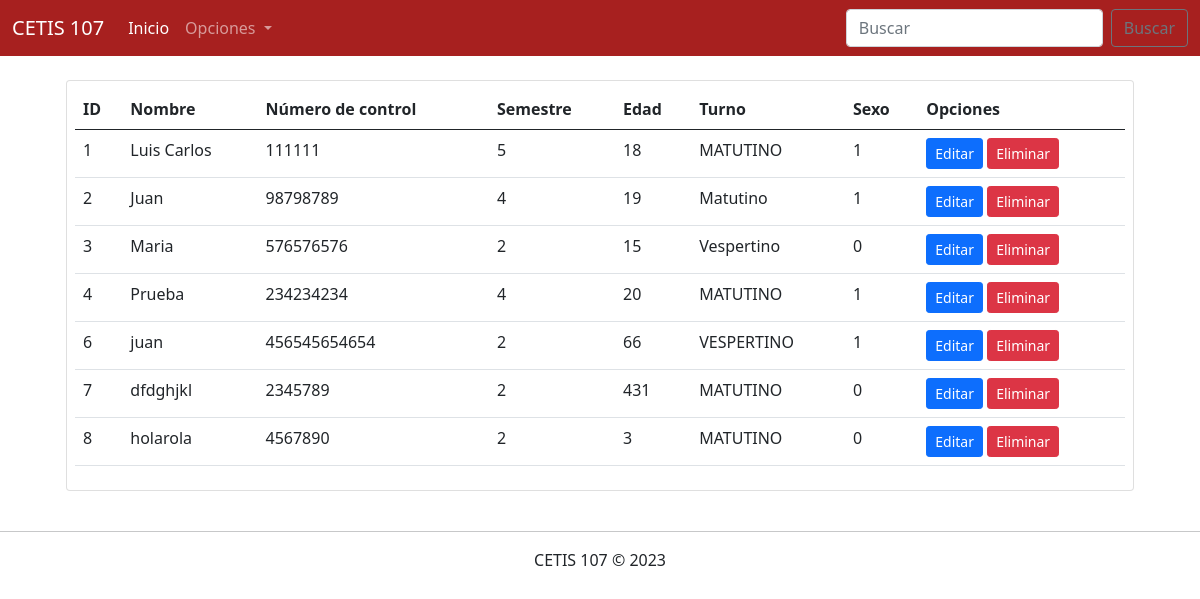
Page /parcial3/consultarAlumnos.php on the committed database.
### tables this page shows
CREATE TABLE `alumnos` (
  `id` bigint(20) UNSIGNED NOT NULL,
  `nombre` varchar(100) NOT NULL,
  `numero_control` varchar(30) NOT NULL,
  `semestre` int(11) NOT NULL,
  `edad` int(11) NOT NULL,
  `turno` varchar(10) NOT NULL,
  `sexo` tinyint(4) NOT NULL
);

### parcial3/consultarAlumnos.php (the view, shortened to what this page needs)
<!DOCTYPE html>
<html lang="en">
<head>
    <link rel="stylesheet" href="css/bootstrap.css">
</head>
<body>
    <?php
        include 'menu.php';
        include 'conexion.php';
        $sql = "SELECT * FROM alumnos";
        $datos = $conexion->query($sql);
    ?>
    <div class="container">
        <div class="row">
            <div class="col-12">
                <?php if($datos->num_rows > 0) { ?>
                <div class="table-responsive card m-4 p-2">
                    <table class="table table-hover">
                        <thead>
                            <tr>
                                <th>ID</th>
                                <th>Nombre</th>
                                <th>Número de control</th>
                                <th>Semestre</th>
                                <th>Edad</th>
                                <th>Turno</th>
                                <th>Sexo</th>
                                <th>Opciones</th>
                            </tr>
                        </thead>
                        <tbody>
                            <?php while($registro = $datos->fetch_assoc()){ ?>
                                <tr>
                                    <td><?php echo $registro["id"]; ?></td>
                                    <td><?php echo $registro["nombre"]; ?></td>
                                    <td><?php echo $registro["numero_control"]; ?></td>
                                    <td><?php echo $registro["semestre"]; ?></td>
                                    <td><?php echo $registro["edad"]; ?></td>
                                    <td><?php echo $registro["turno"]; ?></td>
                                    <td><?php echo $registro["sexo"]; ?></td>
                                    <td>
                                        <a href="editarAlumno.php?id=<?php echo $registro["id"]; ?>"  class="btn btn-sm btn-primary">Editar</a>
                                        <a href="eliminarAlumno.php?id=<?php echo $registro["id"]; ?>" class="btn btn-sm btn-danger">Eliminar</a>
                                    </td>
                                </tr>
                            <?php } ?>
                        </tbody>
                    </table>
                </div>
                <?php } else { ?>
                    <h2 class="m-4">No existe datos de alumnos en la base e datos</h2>
                <?php } ?>
            </div>
        </div>
    </div>
    <footer class="text-center">
        <hr>
        CETIS 107 &copy; 2023
    </footer>
</body>
</html>

### rows in the picture
alumnos: id "1", nombre "Luis Carlos", numero_control "111111", semestre "5", edad "18", turno "MATUTINO", sexo "1"
alumnos: id "2", nombre "Juan", numero_control "98798789", semestre "4", edad "19", turno "Matutino", sexo "1"
alumnos: id "3", nombre "Maria", numero_control "576576576", semestre "2", edad "15", turno "Vespertino", sexo "0"
alumnos: id "4", nombre "Prueba", numero_control "234234234", semestre "4", edad "20", turno "MATUTINO", sexo "1"
alumnos: id "6", nombre "juan", numero_control "456545654654", semestre "2", edad "66", turno "VESPERTINO", sexo "1"
alumnos: id "7", nombre "dfdghjkl", numero_control "2345789", semestre "2", edad "431", turno "MATUTINO", sexo "0"
alumnos: id "8", nombre "holarola", numero_control "4567890", semestre "2", edad "3", turno "MATUTINO", sexo "0"
